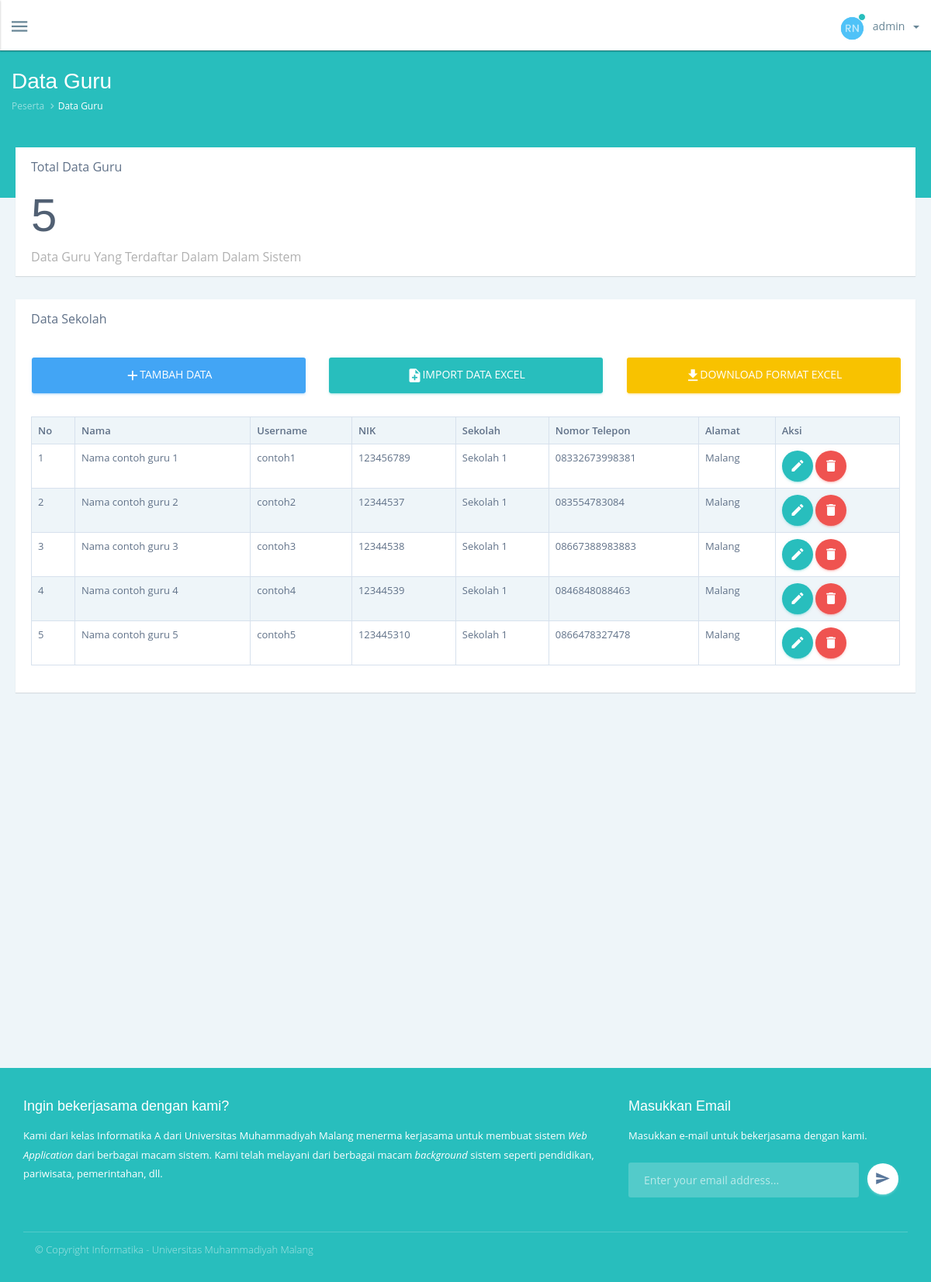
Screenshot of /admin/index.php?page=data_guru (signed in) with the database file from the repository.
### tables this page shows
CREATE TABLE `tbl_guru`  (
  `id` int(11) NOT NULL AUTO_INCREMENT,
  `nama` varchar(100) NULL DEFAULT NULL,
  `nik` varchar(50) NULL DEFAULT NULL,
  `id_sekolah` int(11) NULL DEFAULT NULL,
  `nomor_tlp` varchar(20) NULL DEFAULT NULL,
  `alamat` text NULL,
  `username` varchar(255) NULL DEFAULT NULL,
  `password` varchar(255) NULL DEFAULT NULL,
  `pembayaran` enum('0','1') NULL DEFAULT '0',
  PRIMARY KEY (`id`) USING BTREE,
  INDEX `FK_sekolah_guru`(`id_sekolah`) USING BTREE,
  CONSTRAINT `FK_sekolah_guru` FOREIGN KEY (`id_sekolah`) REFERENCES `tbl_sekolah` (`id`) ON DELETE CASCADE ON UPDATE CASCADE
);

CREATE TABLE `tbl_sekolah`  (
  `id` int(11) NOT NULL AUTO_INCREMENT,
  `nama_sekolah` varchar(100) NULL DEFAULT NULL,
  `npsn` varchar(20) NULL DEFAULT NULL,
  `alamat` text NULL,
  PRIMARY KEY (`id`) USING BTREE
);

### function/myfunction.php (called while the page is built, shortened)
<?php
	function select_data($con, $column, $table, $join = NULL, $where = NULL, $operations = NULL){
		$sql_select = "SELECT ".$column." FROM $table ";
		if($join != NULL){
			$data_join = count($join);
			for ($i=0; $i < $data_join; $i++) {
				$sql_select .= "JOIN ".$join[$i]." ";
			}
		}
		$data = mysqli_query($con, $sql_select);
		return $data;
	}
?>

### admin/page/data_guru.php (the view, shortened to what this page needs)
<div id="content" class="container-fluid">
    <div class="content-body">
        <div class="row">
            <div class="col-md-12">
                <div class="card">
                    <div class="card-body">
                        Total Data Guru
                        <h1 style="font-size: 60px;">
                            <?php
                                $count = select_data($con, "*", "tbl_guru", NULL, NULL, NULL);
                                echo mysqli_num_rows($count);
                            ?>
                        </h1>
                        <span style="color: #b0b0b0;">Data Guru Yang Terdaftar Dalam Dalam Sistem</span>
                    </div>
                </div>
            </div>
        </div>
        <div class="row">
            <div class="col-md-12">
                <div class="card">
                    <div class="card-heading">
                        Data Sekolah
                    </div>
                    <div class="card-body">
                        <div class="row">
                            <div class="col-md-4">
                                <a data-toggle="modal" data-target="#modal_add" class="btn btn-info btn-block"><i class="zmdi zmdi-plus"></i>Tambah Data</a>
                            </div>
                            <div class="col-md-4">
                                <a href="index.php?page=import_sekolah_excel" class="btn btn-success btn-block"><i class="zmdi zmdi-file-plus"></i>Import Data Excel</a>
                            </div>
                            <div class="col-md-4">
                                <a href="../berkas/format_data_sekolah.xls" class="btn btn-warning btn-block"><i class="zmdi zmdi-download"></i>Download Format Excel</a>
                            </div>
                        </div>
                        <br>
                        <table class="table table-bordered table-striped">
                            <tr>
                                <th>No</th>
                                <th>Nama</th>
                                <th>Username</th>
                                <th>NIK</th>
                                <th>Sekolah</th>
                                <th>Nomor Telepon</th>
                                <th>Alamat</th>
                                <th>Aksi</th>
                            </tr>
                            <?php
                                $no = 1;
                                $select = select_data($con, "g.id, g.nama, g.nik, g.id_sekolah, g.nomor_tlp, g.alamat, g.username, s.nama_sekolah, s.npsn", "tbl_guru g", ["tbl_sekolah s ON s.id = g.id_sekolah"], NULL, NULL);
                                if(mysqli_num_rows($select) > 0){
                                    while($row = mysqli_fetch_assoc($select)){
                            ?>
                                        <tr>
                                            <td><?php echo $no++;?></td>
                                            <td><?php echo $row['nama']; ?></td>
                                            <td><?php echo $row['username']; ?></td>
                                            <td><?php echo $row['nik']; ?></td>
                                            <td><?php echo $row['nama_sekolah']; ?></td>
                                            <td><?php echo $row['nomor_tlp']; ?></td>
                                            <td><?php echo $row['alamat']; ?></td>
                                            <td>
                                                <button class="btn btn-success btn-fab btn-fab-sm" data-toggle="modal" data-target="#modal_edit_<?php echo $row[id];?>"><i class="zmdi zmdi-edit"></i><div class="ripple-container"></div></button>
                                                <button class="btn btn-danger btn-fab btn-fab-sm" data-toggle="modal" data-target="#modal-confirm-<?php echo $row[id];?>"><i class="zmdi zmdi-delete"></i><div class="ripple-container"></div></button>
                                            </td>
                                        </tr>
                            <?php
                                    }
                                }
                            ?>
                        </table>
                    </div>
                </div>
            </div>
        </div>
    </div>
</div>

### admin/index.php (shortened to what this page needs)
<?php
include "../koneksi/koneksi.php";
include "../function/myfunction.php";
?>
<!DOCTYPE html>
<html lang="en">
	<head>
	    <link rel="stylesheet" href="assets/css/vendor.bundle.css">
	    <link rel="stylesheet" href="assets/css/app.bundle.css">
	    <link rel="stylesheet" href="assets/css/theme-a.css">
	    <link rel="stylesheet" href="assets/css/toastr.css">
	</head>
    <body>
        <div id="app_wrapper">
            <header id="app_topnavbar-wrapper">
                <nav role="navigation" class="navbar topnavbar">
                    <div class="nav-wrapper">
                        <ul class="nav navbar-nav pull-left left-menu">
                            <li class="app_menu-open">
                                <a href="javascript:void(0)" data-toggle-state="app_sidebar-left-open" data-key="leftSideBar">
                                    <i class="zmdi zmdi-menu"></i>
                                </a>
                            </li>
                        </ul>
                        <ul class="nav navbar-nav pull-right">
                            <li class="dropdown avatar-menu">
                                <a href="javascript:void(0)" data-toggle="dropdown" aria-expanded="false">
                                    <span class="meta">
									<span class="avatar">
										<img src="assets/img/profiles/rn.jpg" alt="" class="img-circle max-w-35">
										<i class="badge mini success status"></i>
									</span>
                                    <span class="name"><?php echo $_SESSION['username'];?></span>
                                    <span class="caret"></span>
                                    </span>
                                </a>
                            </li>
                        </ul>
                    </div>
                </nav>
            </header>
            <section id="content_outer_wrapper">
                <div id="content_wrapper" class="card-overlay">
                    <div id="header_wrapper" class="header-md">
					    <div class="container">
	                        <div class="row">
	                            <div class="col-xs-12">
	                                <header id="header">
	                                    <?php
					                    	$halaman = $_GET['page'];
					                    	switch ($halaman) {
					                    		case 'data_guru':
					                    			echo "<h1>Data Guru</h1>";
					                    			break;
					                    	}
					                    ?>
	                                    <ol class="breadcrumb">
	                                        <?php
						                    	$halaman = $_GET['page'];
						                    	switch ($halaman) {
						                    		case 'data_guru':
						                    			echo "
						                    			<li><a>Peserta</a></li>
						                    			<li class='active'>Data Guru</li>
						                    			";
						                    			break;
						                    	}
						                    ?>
	                                    </ol>
	                                </header>
	                            </div>
	                        </div>
	                    </div>
					</div>
                    <?php
                    	switch ($halaman) {
                    		case 'data_guru':
                    			include "page/data_guru.php";
                    			break;
                    	}
                    ?>
                </div>
                <footer id="footer_wrapper">
	                <div class="footer-content">
	                    <div class="row">
	                        <div class="col-xs-12 col-sm-8">
	                            <h6>Ingin bekerjasama dengan kami?</h6>
	                            <p>Kami dari kelas Informatika A dari Universitas Muhammadiyah Malang menerma kerjasama untuk membuat sistem <i>Web Application</i> dari berbagai macam sistem. Kami telah melayani dari berbagai macam <i>background</i> sistem seperti pendidikan, pariwisata, pemerintahan, dll.</p>
	                        </div>
	                        <div class="col-xs-12 col-sm-4">
	                            <h6>Masukkan Email</h6>
	                            <p>Masukkan e-mail untuk bekerjasama dengan kami.</p>
	                            <div class="form-group is-empty">
	                                <div class="input-group">
	                                    <input type="email" class="form-control" id="footerEmail" placeholder="Enter your email address...">
	                                    <span class="input-group-btn">
									<button type="button" class="btn btn-white btn-fab animate-fab btn-fab-sm">
										<i class="zmdi zmdi-mail-send"></i>
									</button>
								</span>
	                                </div>
	                            </div>
	                        </div>
	                    </div>
	                    <div class="row copy-wrapper">
	                        <div class="col-xs-8">
	                            <p class="copy">&copy; Copyright
	                                <time class="year"></time>	Informatika - Universitas Muhammadiyah Malang</p>
	                        </div>
	                        <div class="col-xs-4">
	                        </div>
	                    </div>
	                </div>
	            </footer>
            </section>
        </div>
    </body>
</html>

### admin/assets/css/theme-a.css (style rules this page uses)
.h1,.h2,.h3,.h4,.h5,.h6,h1,h2,h3,h4,h5,h6 { color:#516073 }
a:link,a:visited { color:#688696;transition:all .5s ease }
body { background-color:#eef5f9;color:#607188 }
body #app_wrapper #app_topnavbar-wrapper { background-color:#fff;color:#688696 }
body #app_wrapper #app_topnavbar-wrapper .navbar-nav li a,body #app_wrapper #app_topnavbar-wrapper .navbar-nav ul.dropdown-menu li a { color:#688696 }
#footer_wrapper,body #app_wrapper #content_wrapper #header_wrapper { background:#28bebd }

### rows the page displays
tbl_guru: nama "Nama contoh guru 1", username "contoh1", nik "123456789", id_sekolah.nama_sekolah "Sekolah 1", nomor_tlp "08332673998381", alamat "Malang"
tbl_guru: nama "Nama contoh guru 2", username "contoh2", nik "12344537", id_sekolah.nama_sekolah "Sekolah 1", nomor_tlp "083554783084", alamat "Malang"
tbl_guru: nama "Nama contoh guru 3", username "contoh3", nik "12344538", id_sekolah.nama_sekolah "Sekolah 1", nomor_tlp "08667388983883", alamat "Malang"
tbl_guru: nama "Nama contoh guru 4", username "contoh4", nik "12344539", id_sekolah.nama_sekolah "Sekolah 1", nomor_tlp "0846848088463", alamat "Malang"
tbl_guru: nama "Nama contoh guru 5", username "contoh5", nik "123445310", id_sekolah.nama_sekolah "Sekolah 1", nomor_tlp "0866478327478", alamat "Malang"

### other values shown
$_SESSION['username'] "admin"
mysqli_num_rows($count) "5"
